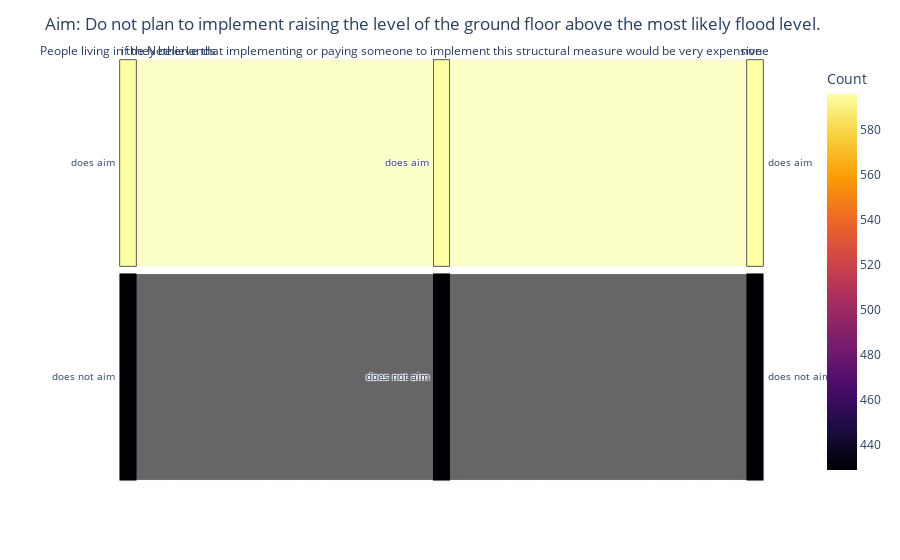
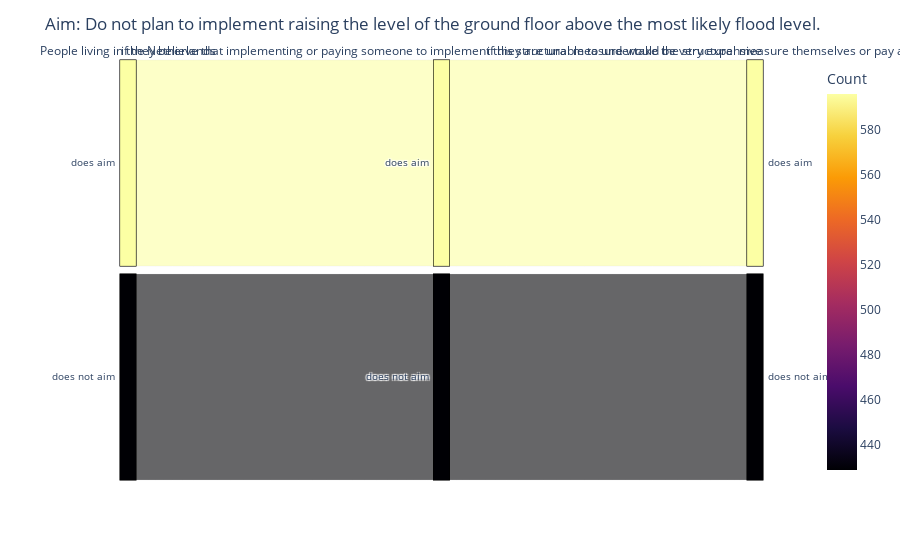
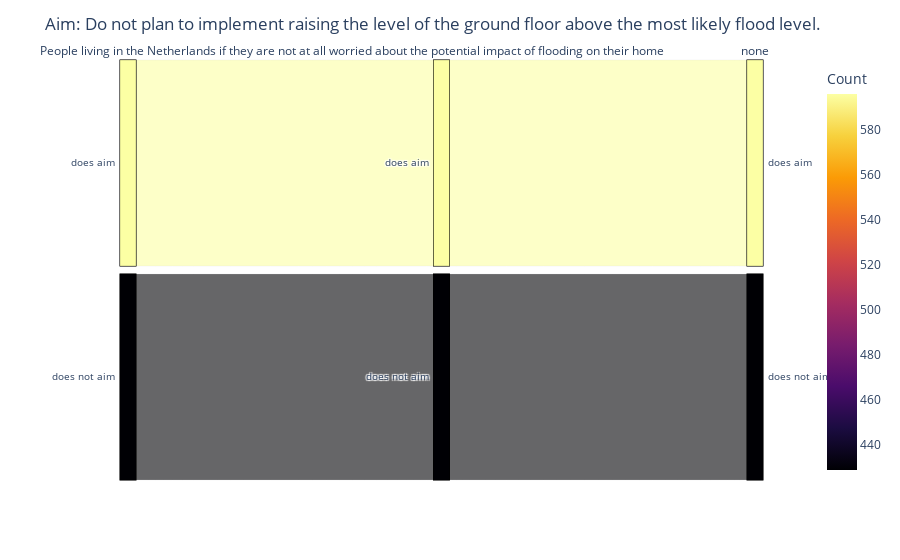
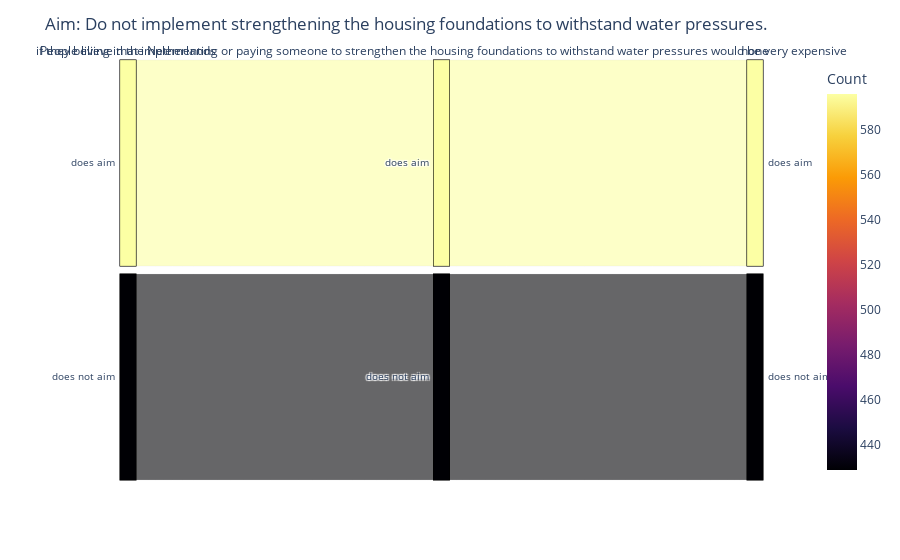

Notebook cell for these charts, in order:
### Code cell
import pandas as pd
import plotly.express as px

# Create a parallel set graph for each aim
for i, row in statements_stats.iterrows():
    data = {
        #first bar
        row['Attribute']: ["does aim", "does not aim"],
        #connects to second bar
        row['Condition1']: ["does aim", "does not aim"],
        #connects to third bar
        row['Condition2']: ["does aim", "does not aim"],
        'Count': [
            row['Total_count'], row['Total_count'] * row['Aim_%_True'],
            #I want to include these that they match condition1 and condition2 bar sizes/values but this gives me array mismatch, how to make this work?
            #second bar counts
            # row['Condition1_count'], row['Condition1_count'] * row['Condition1_Aim_%'],
            #third bar counts
            # row['Condition2_count'], row['Condition2_count'] * row['Condition2_Aim_%']
        ]
    }

    df = pd.DataFrame(data)
    
    fig = px.parallel_categories(
        df,
        dimensions=[row['Attribute'], row['Condition1'], row['Condition2']],
        color='Count',
        # labels={'Attribute': 'Attribute/Condition', 'Condition': 'Total/Aim', 'Count': 'Count'},
        color_continuous_scale=px.colors.sequential.Inferno
    )
    
    fig.update_layout(
        title=f"Aim: {row['Aim']}",
        legend_title_text='Count'
    )

    fig.show()

### Figure 1 — Plotly figure (JSON) as saved in the notebook; plotly's stock layout.template omitted (floating-point values rounded to 4 significant figures)
{"data": [{"dimensions": [{"label": "People living in the Netherlands", "values": ["does aim", "does not aim"]}, {"label": "if they believe that implementing or paying someone to implement this structural measure would be very expensive", "values": ["does aim", "does not aim"]}, {"label": "none", "values": ["does aim", "does not aim"]}], "domain": {"x": [0, 1], "y": [0, 1]}, "line": {"color": [596, 429], "coloraxis": "coloraxis"}, "name": "", "type": "parcats"}], "layout": {"coloraxis": {"colorbar": {"title": {"text": "Count"}}, "colorscale": [[0, "#000004"], [0.1111, "#1b0c41"], [0.2222, "#4a0c6b"], [0.3333, "#781c6d"], [0.4444, "#a52c60"], [0.5556, "#cf4446"], [0.6667, "#ed6925"], [0.7778, "#fb9b06"], [0.8889, "#f7d13d"], [1, "#fcffa4"]]}, "legend": {"title": {"text": "Count"}, "tracegroupgap": 0}, "margin": {"t": 60}, "title": {"text": "Aim: Do not plan to implement raising the level of the ground floor above the most likely flood level."}}}

### Figure 2 — Plotly figure (JSON) as saved in the notebook; plotly's stock layout.template omitted (floating-point values rounded to 4 significant figures)
{"data": [{"dimensions": [{"label": "People living in the Netherlands", "values": ["does aim", "does not aim"]}, {"label": "if they believe that implementing or paying someone to implement this structural measure would be very expensive", "values": ["does aim", "does not aim"]}, {"label": "if they are unable to undertake the structural measure themselves or pay a professional to do so", "values": ["does aim", "does not aim"]}], "domain": {"x": [0, 1], "y": [0, 1]}, "line": {"color": [596, 429], "coloraxis": "coloraxis"}, "name": "", "type": "parcats"}], "layout": {"coloraxis": {"colorbar": {"title": {"text": "Count"}}, "colorscale": [[0, "#000004"], [0.1111, "#1b0c41"], [0.2222, "#4a0c6b"], [0.3333, "#781c6d"], [0.4444, "#a52c60"], [0.5556, "#cf4446"], [0.6667, "#ed6925"], [0.7778, "#fb9b06"], [0.8889, "#f7d13d"], [1, "#fcffa4"]]}, "legend": {"title": {"text": "Count"}, "tracegroupgap": 0}, "margin": {"t": 60}, "title": {"text": "Aim: Do not plan to implement raising the level of the ground floor above the most likely flood level."}}}

### Figure 3 — Plotly figure (JSON) as saved in the notebook; plotly's stock layout.template omitted (floating-point values rounded to 4 significant figures)
{"data": [{"dimensions": [{"label": "People living in the Netherlands", "values": ["does aim", "does not aim"]}, {"label": "if they are not at all worried about the potential impact of flooding on their home", "values": ["does aim", "does not aim"]}, {"label": "none", "values": ["does aim", "does not aim"]}], "domain": {"x": [0, 1], "y": [0, 1]}, "line": {"color": [596, 429], "coloraxis": "coloraxis"}, "name": "", "type": "parcats"}], "layout": {"coloraxis": {"colorbar": {"title": {"text": "Count"}}, "colorscale": [[0, "#000004"], [0.1111, "#1b0c41"], [0.2222, "#4a0c6b"], [0.3333, "#781c6d"], [0.4444, "#a52c60"], [0.5556, "#cf4446"], [0.6667, "#ed6925"], [0.7778, "#fb9b06"], [0.8889, "#f7d13d"], [1, "#fcffa4"]]}, "legend": {"title": {"text": "Count"}, "tracegroupgap": 0}, "margin": {"t": 60}, "title": {"text": "Aim: Do not plan to implement raising the level of the ground floor above the most likely flood level."}}}

### Figure 4 — Plotly figure (JSON) as saved in the notebook; plotly's stock layout.template omitted (floating-point values rounded to 4 significant figures)
{"data": [{"dimensions": [{"label": "People living in the Netherlands", "values": ["does aim", "does not aim"]}, {"label": "if they believe that implementing or paying someone to strengthen the housing foundations to withstand water pressures would be very expensive", "values": ["does aim", "does not aim"]}, {"label": "none", "values": ["does aim", "does not aim"]}], "domain": {"x": [0, 1], "y": [0, 1]}, "line": {"color": [596, 429], "coloraxis": "coloraxis"}, "name": "", "type": "parcats"}], "layout": {"coloraxis": {"colorbar": {"title": {"text": "Count"}}, "colorscale": [[0, "#000004"], [0.1111, "#1b0c41"], [0.2222, "#4a0c6b"], [0.3333, "#781c6d"], [0.4444, "#a52c60"], [0.5556, "#cf4446"], [0.6667, "#ed6925"], [0.7778, "#fb9b06"], [0.8889, "#f7d13d"], [1, "#fcffa4"]]}, "legend": {"title": {"text": "Count"}, "tracegroupgap": 0}, "margin": {"t": 60}, "title": {"text": "Aim: Do not implement strengthening the housing foundations to withstand water pressures."}}}
